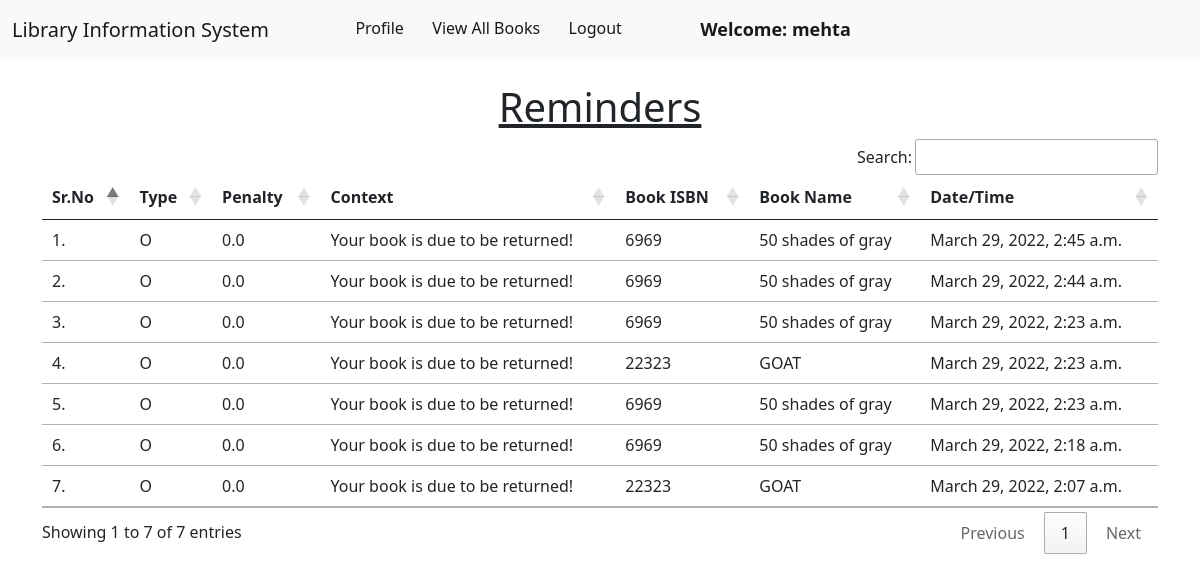
The page /member/view_reminders/ (signed in) on the database as committed earlier.
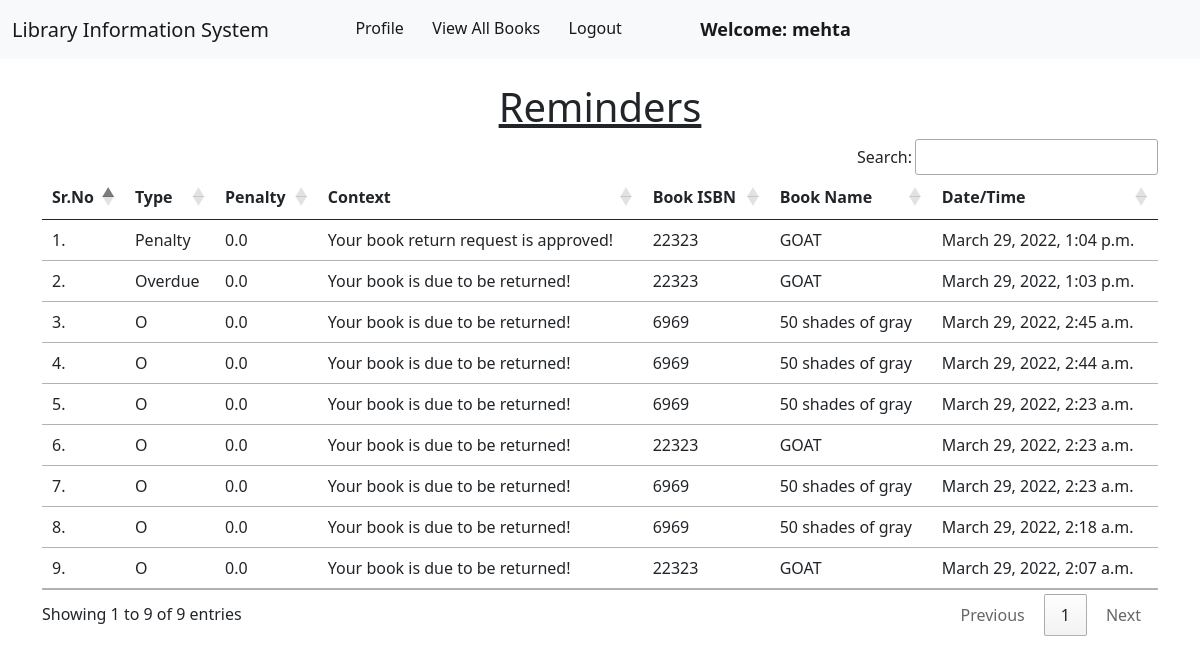
The same page on the database as committed later.
### member/models.py (models this page shows)
class Reminder(models.Model):
    rem_id = models.CharField(max_length = 10)
    message = models.CharField(max_length = 200)
    penalty = models.FloatField(default = 0.0)
    book  = models.ForeignKey(Book, on_delete = models.CASCADE)
    member = models.ForeignKey(Member, on_delete = models.CASCADE)
    rem_datetime = models.DateTimeField(null = True)

### book/models.py (models this page shows, shortened)
class Book(models.Model):
    title = models.CharField(max_length=200)
    author = models.CharField(max_length=200)
    isbn = models.CharField(max_length= 15)
    rack_number = models.CharField(max_length= 10)
    issue_date = models.DateField(null= True)
    date_added = models.DateField(null=True)
    return_requested = models.BooleanField(default=False)
    issue_member = models.ForeignKey("member.Member", on_delete = models.SET_NULL, null = True)

### member/views.py (the view)
# urls.py: path("view_reminders/", views.view_reminders, name="view_reminders"),
def view_reminders(request):
    reminders = request.user.member.reminder_set.all()
    reminders = reminders.order_by("-rem_datetime")
    return render(request, "member/view_reminders.html", {'reminders': reminders})

### member/templates/member/view_reminders.html (shortened to what this page needs)
{% extends 'member/member_navbar.html' %}
{% load static %}
{% block body %}
<div class="container mt-4">
    <h1 class="text-center"><u>Reminders</u></h1>
    {% if reminders|length == 0 %}
        <h3 class="text-center">No current reminders!</h3>
    {% else %}
    <table class="table table-hover" id="example">
        <thead>
            <tr>
                <th>Sr.No</th>
                <th>Type</th>
                <th>Penalty</th>
                <th>Context</th>
                <th>Book ISBN</th>
                <th>Book Name</th>
                <th>Date/Time</th>
            </tr>
        </thead>
        <tbody>
            {% for reminder in reminders %}
            <tr>
                <td>{{forloop.counter}}.</td>
                <td>{{reminder.rem_id}}</td>
                <td>{{reminder.penalty}}</td>
                <td>{{reminder.message}}</td>
                <td>{{reminder.book.isbn}}</td>
                <td>{{reminder.book.title}}</td>
                <td>{{reminder.rem_datetime}}</td>
            </tr>
            {% endfor %}
        </tbody>
    </table>
    {% endif %}
    </div>
{% endblock %}

### member/templates/member/member_navbar.html (shortened to what this page needs)
<!doctype html>
<html lang="en">
  <head>
    <link href="https://cdn.jsdelivr.net/npm/bootstrap@5.1.0/dist/css/bootstrap.min.css" rel="stylesheet">
    <link rel="stylesheet" href="https://cdn.datatables.net/1.10.25/css/jquery.dataTables.min.css">
    <link rel="stylesheet" href="https://cdn.datatables.net/buttons/1.7.1/css/buttons.dataTables.min.css">
  </head>
  <body>
    <nav class="navbar navbar-expand-lg navbar-light bg-light sticky-top">
        <div class="container-fluid">
          <a class="navbar-brand" href="#">Library Information System</a>
          <div class="collapse navbar-collapse" id="navbarSupportedContent">
            <ul class="navbar-nav me-auto mb-2 mb-lg-0">
              <li class="nav-item">
                <a class="nav-link active" aria-current="page" href="/member/profile/">Profile</a>
              </li>
              <li class="nav-item">
                <a class="nav-link active" aria-current="page" href="/member/view_books/">View All Books</a>
              </li>
              <li class="nav-item">
                <a class="nav-link active" aria-current="page" href="/member/logout/">Logout</a>
              </li>
              <li class="nav-item">
                <a style="font-weight:600; font-family:'Segoe UI', Tahoma, Geneva, Verdana, sans-serif; font-size: large;" class="nav-link active" href="#">Welcome: {{request.user.first_name}}</a>
              </li>
            </ul>
          </div>
        </div>
      </nav>
      {% block body %}
      {% endblock %}
  </body>
</html>

Rows that differ between the two databases and show on the page:
added Reminder: rem_id "Penalty", penalty "0.0", message "Your book return request is approved!", book.isbn "22323", book "GOAT", rem_datetime "March 29, 2022, 1:04 p.m."
added Reminder: rem_id "Overdue", penalty "0.0", message "Your book is due to be returned!", book.isbn "22323", book "GOAT", rem_datetime "March 29, 2022, 1:03 p.m."
Other text that changed with them:
text written by a page script: "Search: Showing 1 to 7 of 7 entries Previous 1 Next" → "Search: Showing 1 to 9 of 9 entries Previous 1 Next"
